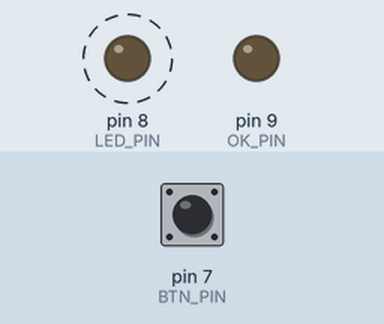
A sketch run on a simulated Arduino Uno, built with avr-gcc and run on an emulated ATmega328P. Parts: output pins drawn as LEDs (lit = HIGH). Dashed ring = blinking. Inputs (shaded band) come from the test bench; at power-on: pin 7 (BTN_PIN) LOW. Random numbers use the default seed unless the sketch sets one; what the sketch prints to the serial monitor is not drawn.

Above: at 1.4 s.
1.5 s: pin 7 (BTN_PIN) pulled HIGH for 0.25 s
Timing chart, 0 to 10.5 s (numbered marks = the images above; inputs shaded):
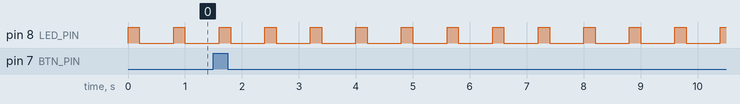

Measured:
- by itself, pin 8 (LED_PIN): alternates HIGH for 0.20 s and LOW for 0.60 s

The sketch:

ModuleMorseCode.ino
```cpp
#include <limits.h>

#define ANALOG_MAX 1023

#define BTN_PIN 7
#define LED_PIN 8
#define OK_PIN 9
#define POT_PIN A0
#define ANTENNA_PIN 2

//liste des mots
const char *mots[]={
	"shell",
	"halls",
	"slick",
	"trick",
	"boxes",
	"leaks",
	"strobe",
	"bistro",
	"flick",
	"bombs",
	"break",
	"brick",
	"steak",
	"sting",
	"vector",
	"beats",
};
#define WORDS_COUNT (sizeof(mots)/sizeof(*mots))

// Morse settings and alphabet
#define UNIT_LENGTH 200
#define SHORT 1
#define LONG 3
#define PARTS_DELAY 1
#define LETTERS_DELAY 3
#define WORDS_DELAY 7

const char morse_alpha[][4]={
	{SHORT,LONG,0,0}, 			// A
	{LONG,SHORT,SHORT,SHORT}, 	// B
	{LONG,SHORT,LONG,SHORT}, 	// C
	{LONG,SHORT,SHORT,0}, 		// D
	{SHORT,0,0,0}, 				// E
	{SHORT,SHORT,2,SHORT}, 		// F
	{LONG,LONG,SHORT,0}, 		// G
	{SHORT,SHORT,SHORT,SHORT}, 	// H
	{SHORT,SHORT,0,0}, 			// I
	{SHORT,LONG,LONG,LONG}, 	// J
	{LONG,SHORT,LONG,0}, 		// K
	{SHORT,LONG,SHORT,SHORT}, 	// L
	{LONG,LONG,0,0}, 			// M
	{LONG,SHORT,0,0}, 			// N
	{LONG,LONG,LONG,0}, 		// O
	{SHORT,LONG,LONG,SHORT}, 	// P
	{LONG,LONG,SHORT,LONG}, 	// Q
	{SHORT,LONG,SHORT,0}, 		// R
	{SHORT,SHORT,SHORT,0}, 		// S
	{LONG,0,0,0}, 				// T
	{SHORT,SHORT,LONG,0}, 		// U
	{SHORT,SHORT,SHORT,LONG}, 	// V
	{SHORT,LONG,LONG,0}, 		// W
	{LONG,SHORT,SHORT,LONG}, 	// X
	{LONG,SHORT,LONG,LONG}, 	// Y
	{LONG,LONG,SHORT,SHORT}, 	// Z
};

long numeromot;

// Sleep and check for input at each UNIT_LENGTH ms
bool sleep_check(char units)
{
	for(char i=0; i<units; i++)
	{
		delay(UNIT_LENGTH);
		if(digitalRead(BTN_PIN) == HIGH)
		{
			Serial.println("Button pressed");
			int valPot = analogRead(POT_PIN);
			return WORDS_COUNT * valPot / ANALOG_MAX == numeromot;
		}
	}
	return false;
}

// returns wether the right frequency has been picked
bool send_char(char c)
{
	const char* code = morse_alpha[c-'a'];
	for(char i=0; i<4 && code[i]; i++)
	{
		digitalWrite(LED_PIN, HIGH);
		if(sleep_check(code[i])) return true;
		digitalWrite(LED_PIN, LOW);
		return sleep_check(PARTS_DELAY);
	}
}

// returns wether the right frequency has been picked
bool send_word(const char* s)
{
	for(; *s; s++)
	{
		if(send_char(*s)) return true;
		char delay = (*s==' ' ? WORDS_DELAY : LETTERS_DELAY) - PARTS_DELAY;
		if(sleep_check(delay)) return true;
	}
	return false;
}

void setup() {
	// initialisation:
	Serial.begin(9600);
	//lumiere rouge
	pinMode(LED_PIN, OUTPUT);
	digitalWrite(LED_PIN, LOW);
	//lumiere verte
	pinMode(OK_PIN, OUTPUT);
	digitalWrite(OK_PIN, LOW);
	//bouton
	pinMode(BTN_PIN,INPUT);
	//choix du mot au hasard
	randomSeed(analogRead(ANTENNA_PIN));
	numeromot = random(WORDS_COUNT);
	//renvoi du mot pour vérification
	Serial.print("mot: ");
	Serial.println(mots[numeromot]);
}

void loop() {
	if(send_word(mots[numeromot]))
	{ // success, set LEDs and wait indefinitely
		Serial.println("Success");
		digitalWrite(OK_PIN, HIGH);
		digitalWrite(LED_PIN, LOW);
		for(;;) delay(ULONG_MAX);
	}
}
```
